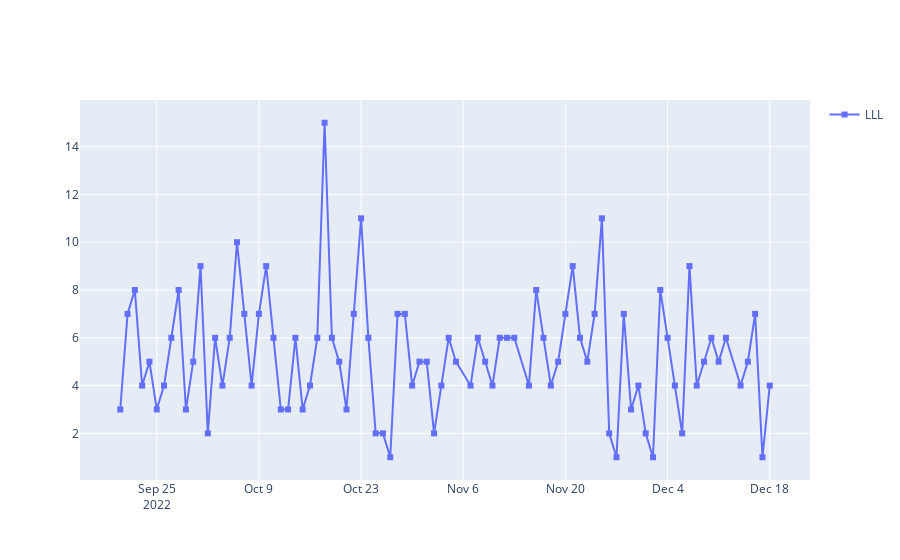

Notebook source saved alongside this figure:
### Markdown cell above
## The rest are graphing experiments

### Code cell
panda = test_df.loc[test_df['type'] == 'liquid based']
panda = panda.loc[panda['result'] == 'LLL']
frame = panda.groupby('day')
another_frame = pd.DataFrame()
another_frame['count'] = frame['result'].count()
another_frame = another_frame.reset_index()
# another_frame
graph = go.Figure()
graph.add_trace(go.Scatter(x=another_frame['day'], y= another_frame['count'], mode="markers+lines", name='LLL', marker_symbol= 1, showlegend=True))
graph
